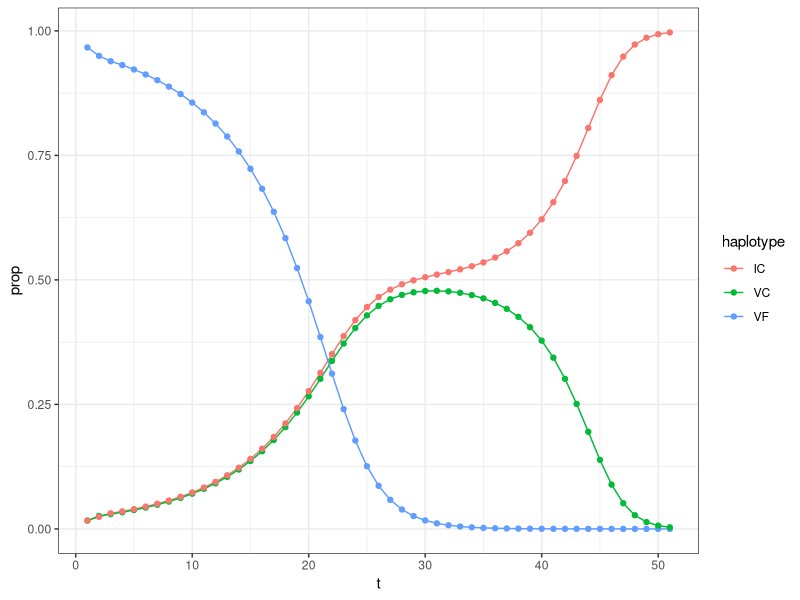
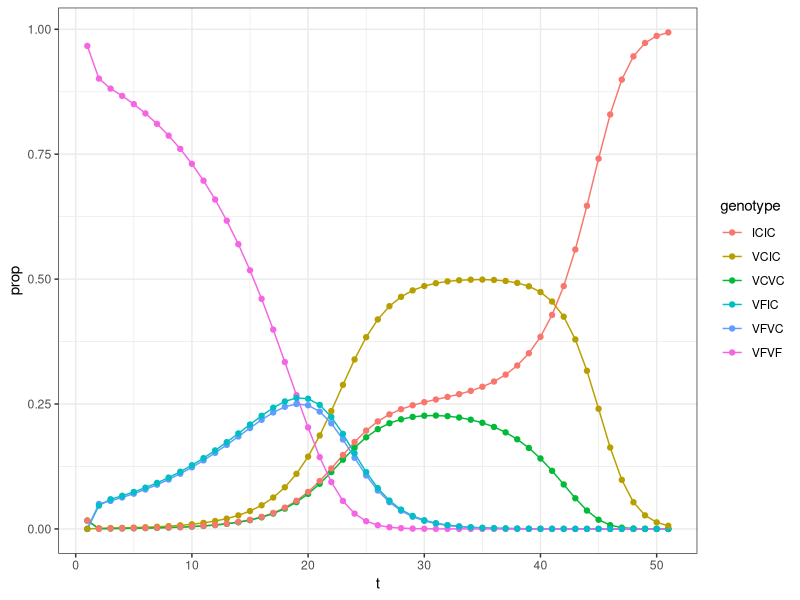
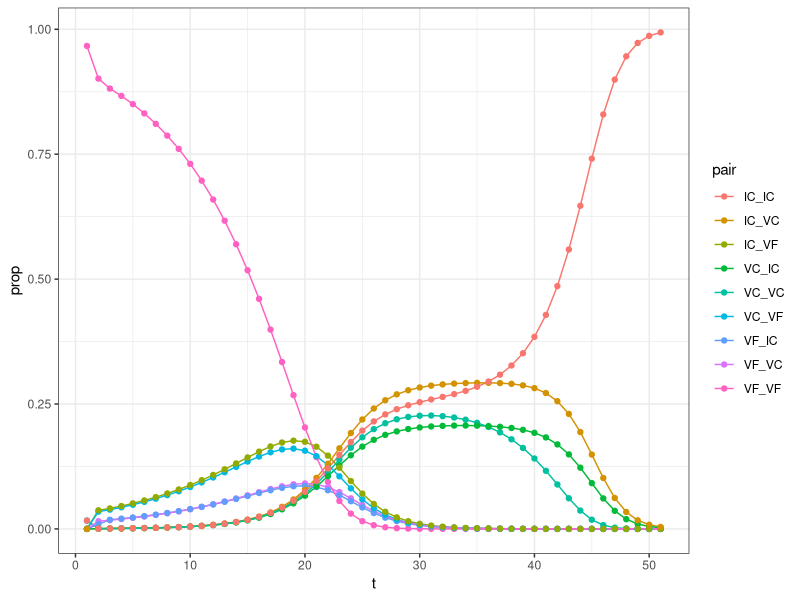

These figures' R source, in order:
library(tidyverse)

# The model-----------------------------------------------------------------------
run_model <- function(A, num_gen, fun=run_generation) {
    accumulate(1:num_gen, ~fun(.x), .init=A)
}

run_generation <- function(A) {
    nh <- nrow(A)
    Ef <- 0.5 * R * A
    Em <- 0.5 * A
    Gf <- map_dbl(1:nh, ~sum((W[.x,] * Ef[.x,]) / ifelse(1:nh == .x, 1, 2)))
    Gm <- map_dbl(1:nh, ~sum((W[.x,] * Em[.x,]) / ifelse(1:nh == .x, 1, 2)))
    Gf <- Gf / sum(Gf)
    Gm <- Gm / sum(Gm)
    L <- M * Gf %*% t(Gm)
    L <- L / sum(L)
    colnames(L) <- rownames(L) <- haplotypes
    return(num_adults * L)
}

# Model summary functions----------------------------------------------------------
model_summary <- function(result, fun=prop_haplotype) {
    imap_dfr(result, ~mutate(fun(.x), t=.y))
}

prop_pairs <- function(A) {
    props <- c(t(A)) / num_adults
    names(props) <- pairs
    enframe(props, "pair", "prop")
}

prop_haplotype <- function(A) {
    props <- map_dbl(1:nrow(A), ~sum(A[.x,] + A[,.x]) / (2*num_adults))
    names(props) <- haplotypes
    enframe(props, "haplotype", "prop")
}

prop_genotype <- function(A) {
    expand_grid(i=1:nrow(A), j=1:nrow(A)) |> 
        filter(i >= j) |> 
        mutate(
            genotype=str_c(haplotypes[j], haplotypes[i]),
            prop=map2_dbl(i, j, \(i, j) if (i == j) A[i, j] else A[i, j] + A[j, i]) / num_adults
        )
}

# Set global values and model parameters------------------------------------------
haplotypes <- c("VF", "VC", "IC")
pairs <- expand_grid(h1=haplotypes, h2=haplotypes) |> mutate(g=str_c(h1, "_", h2)) |> pull(g)
nh <- length(haplotypes)

num_adults <- 600
s <- 0.4
h <- 0.02
H <- matrix(c(
    0, 0, h,
    0, h, h,
    h, h, 1
), nrow=3, byrow=TRUE)
W <- 1 - s*H
R <- matrix(0.4495, nh, nh) # with these params, small adjustments to this number will change which of the 3 dominates
R[1, 1] <- 0.2
R[3, 3] <- 0.8
M <- matrix(1, nh, nh)

A <- matrix(0, nh, nh) # number of adults of each genotype - contributions: female (rows) and males (cols)
colnames(A) <- rownames(A) <- haplotypes
diag(A) <- c(580, 10, 10) # initial conditions

res <- run_model(A, 50) # run for 50 iterations

ggplot(model_summary(res), aes(t, prop, col=haplotype)) +
    geom_line() +
    geom_point() +
    theme_bw()

ggplot(model_summary(res, prop_genotype), aes(t, prop, col=genotype)) +
    geom_line() +
    geom_point() +
    theme_bw()

ggplot(model_summary(res, prop_pairs), aes(t, prop, col=pair)) +
    geom_line() +
    geom_point() +
    theme_bw()
